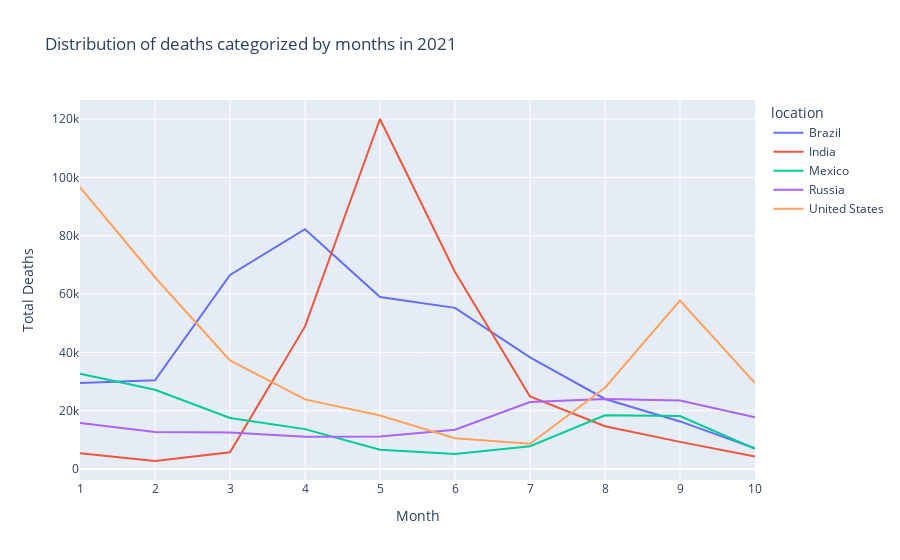

The notebook cell saved with this chart:
### Markdown cell above
- In the year 2020, USA had a major spike in the total deaths in the months of April and December. 
- India had a steady increase over April through  September after which it began to dip. 
- Russia experienced a steep rise through October to December.

Lets find out visualizations for the year 2021:

### Code cell
df3 = df[(df["location"].isin(df1.location[:5])==True) & (df["Year"] == 2021)].sort_values(by = "Month")  # Filtering original dataframe to analyse only the top 10 countries in terms of total deaths

df_2021_deaths = df3.groupby(["location", "Month"], as_index=False)["new_deaths"].sum()
p1 = px.line(df_2021_deaths,x="Month", y="new_deaths",line_group="location",color="location", labels={"new_deaths":"Total Deaths"},title="Distribution of deaths categorized by months in 2021")
p1.update_xaxes(range=[1,10], dtick=1)
p1.show()

### Figure 1 — Plotly figure (JSON) as saved in the notebook; plotly's stock layout.template omitted (floating-point values rounded to 4 significant figures)
{"data": [{"hovertemplate": "location=Brazil<br>Month=%{x}<br>Total Deaths=%{y}<extra></extra>", "legendgroup": "Brazil", "line": {"color": "#636efa", "dash": "solid"}, "marker": {"symbol": "circle"}, "mode": "lines", "name": "Brazil", "orientation": "v", "showlegend": true, "type": "scatter", "x": [1, 2, 3, 4, 5, 6, 7, 8, 9, 10], "xaxis": "x", "y": [29555, 30438, 66573, 82266, 59010, 55275, 38304, 24043, 16336, 7106], "yaxis": "y"}, {"hovertemplate": "location=India<br>Month=%{x}<br>Total Deaths=%{y}<extra></extra>", "legendgroup": "India", "line": {"color": "#EF553B", "dash": "solid"}, "marker": {"symbol": "circle"}, "mode": "lines", "name": "India", "orientation": "v", "showlegend": true, "type": "scatter", "x": [1, 2, 3, 4, 5, 6, 7, 8, 9, 10], "xaxis": "x", "y": [5398, 2765, 5770, 48926, 120042, 67564, 24892, 14669, 9319, 4312], "yaxis": "y"}, {"hovertemplate": "location=Mexico<br>Month=%{x}<br>Total Deaths=%{y}<extra></extra>", "legendgroup": "Mexico", "line": {"color": "#00cc96", "dash": "solid"}, "marker": {"symbol": "circle"}, "mode": "lines", "name": "Mexico", "orientation": "v", "showlegend": true, "type": "scatter", "x": [1, 2, 3, 4, 5, 6, 7, 8, 9, 10], "xaxis": "x", "y": [32729, 27179, 17495, 13697, 6661, 5207, 7859, 18420, 18181, 6970], "yaxis": "y"}, {"hovertemplate": "location=Russia<br>Month=%{x}<br>Total Deaths=%{y}<extra></extra>", "legendgroup": "Russia", "line": {"color": "#ab63fa", "dash": "solid"}, "marker": {"symbol": "circle"}, "mode": "lines", "name": "Russia", "orientation": "v", "showlegend": true, "type": "scatter", "x": [1, 2, 3, 4, 5, 6, 7, 8, 9, 10], "xaxis": "x", "y": [15758, 12671, 12519, 11071, 11174, 13509, 22979, 24057, 23540, 17765], "yaxis": "y"}, {"hovertemplate": "location=United States<br>Month=%{x}<br>Total Deaths=%{y}<extra></extra>", "legendgroup": "United States", "line": {"color": "#FFA15A", "dash": "solid"}, "marker": {"symbol": "circle"}, "mode": "lines", "name": "United States", "orientation": "v", "showlegend": true, "type": "scatter", "x": [1, 2, 3, 4, 5, 6, 7, 8, 9, 10], "xaxis": "x", "y": [96652, 65786, 37263, 23889, 18346, 10554, 8702, 27906, 57816, 29524], "yaxis": "y"}], "layout": {"legend": {"title": {"text": "location"}, "tracegroupgap": 0}, "title": {"text": "Distribution of deaths categorized by months in 2021"}, "xaxis": {"anchor": "y", "domain": [0, 1], "dtick": 1, "range": [1, 10], "title": {"text": "Month"}}, "yaxis": {"anchor": "x", "domain": [0, 1], "title": {"text": "Total Deaths"}}}}
